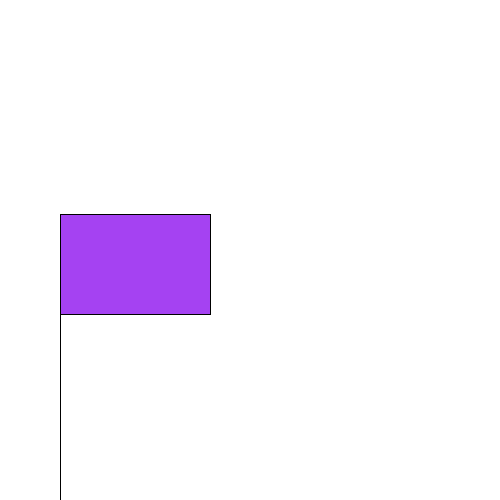
Frame 1 (no input)
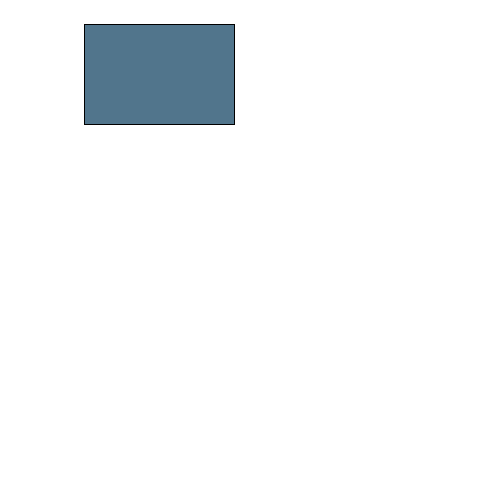
Frame 2 (the mouse pressed at the canvas centre, redrawn once)

The Processing sketch that drew these frames (run headless with seeded random() and noise(); the mouse was pressed at the canvas centre and the sketch redrawn once):

// Processing sketch: FlagClientMeeting
// ── FlagClientMeeting.pde
// Shanice & Arash - Flag Client Meeting
// Click on the screen to spawn a randomly colored flag

void setup () {
  size(500, 500);
}

void draw () {
  background(255);
  
  int r = int(random(1, 255));
  int g = int(random(1, 255));
  int b = int(random(1, 255));
  int x = int(random(1, 250));
  int y = int(random(1, 250));
  
  flag(r, g, b, x, y, 150, 100);
  noLoop();
}

void flag (int r, int g, int b, int x, int y, int w, int h) {
  fill(r, g, b);
  rect(x, y, w, h);
  
  line(x, y, x, y * 2.5);
}

void mousePressed () {
  loop();
}
